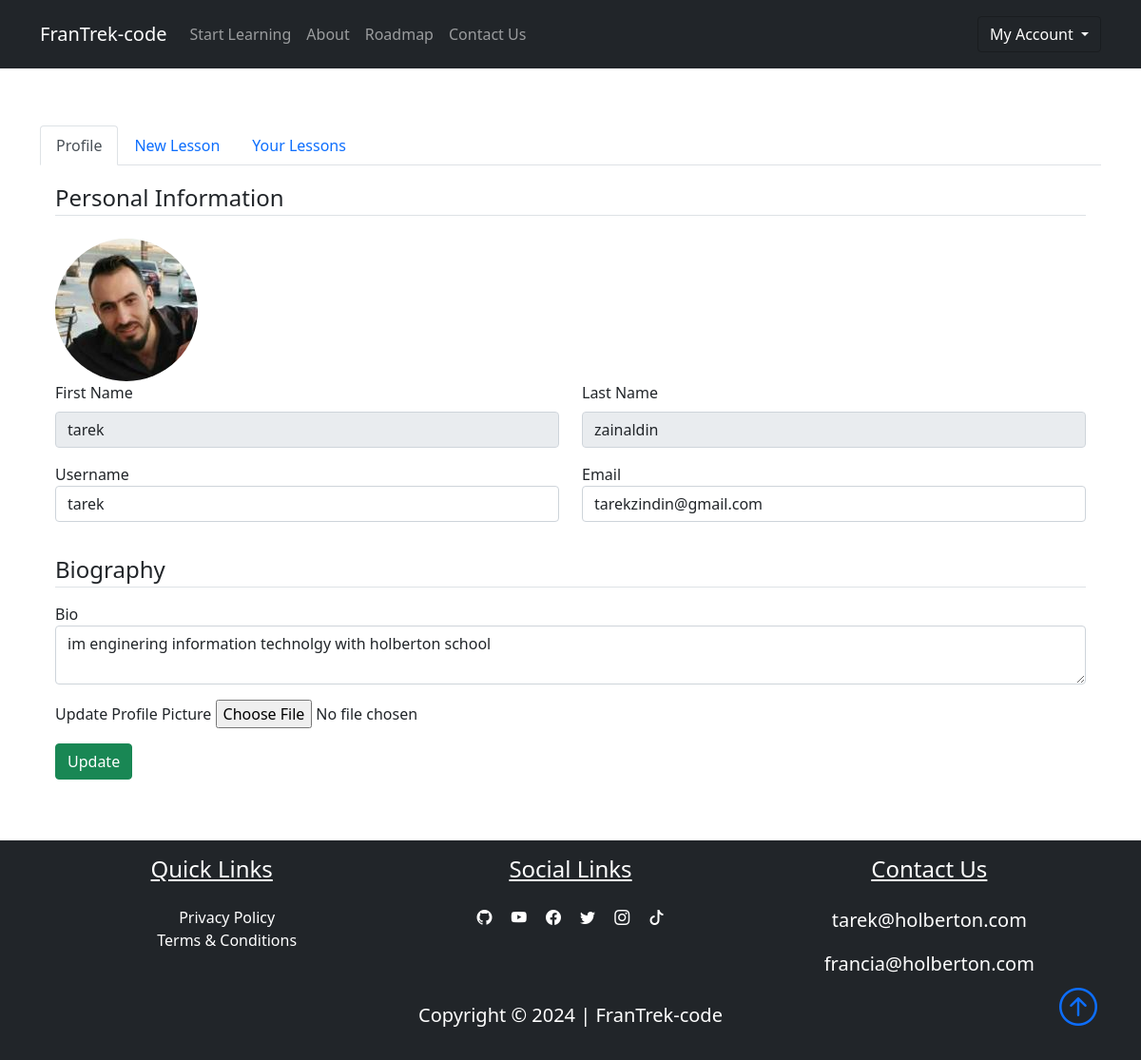
The app's page /dashboard/profile (signed in), older data.
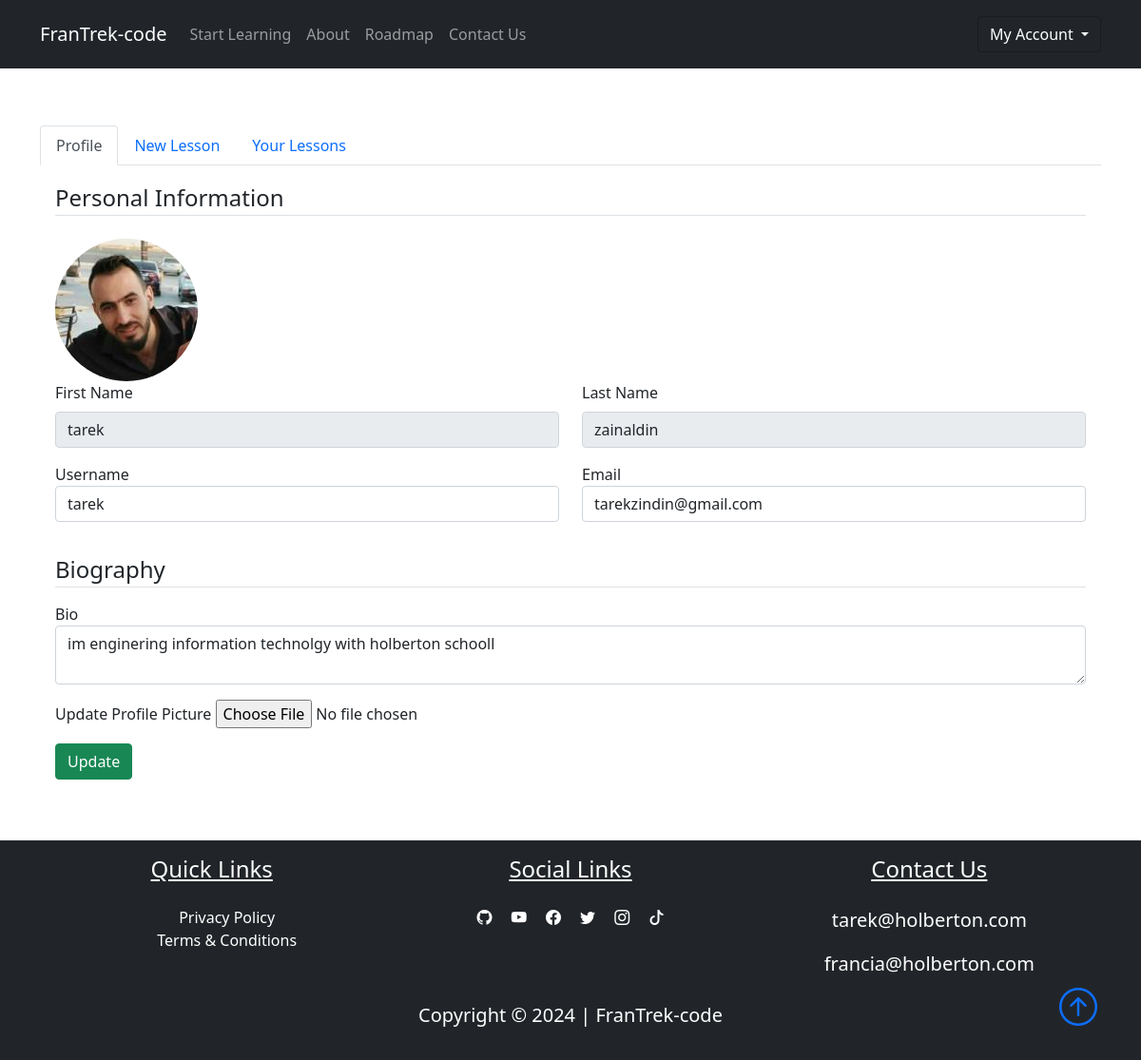
The same page, newer data.
### FranTrek/models.py (models this page shows, shortened)
class User(db.Model, UserMixin):
    id = db.Column(db.Integer, primary_key=True)
    fname = db.Column(db.String(25), nullable=False)
    lname = db.Column(db.String(25), nullable=False)
    username = db.Column(db.String(25), unique=True, nullable=False)
    email = db.Column(db.String(125), unique=True, nullable=False)
    image_file = db.Column(db.String(20), nullable=False, default="default.png")
    bio = db.Column(db.Text, nullable=True)
    password = db.Column(db.String(60), nullable=False)
    lessons = db.relationship("Lesson", backref="author", lazy=True)

### FranTrek/users/routes.py (the view)
@users.route("/dashboard/profile", methods=["GET", "POST"])
@login_required
def profile():
    profile_form = UpdateProfileForm()
    if profile_form.validate_on_submit():
        if profile_form.picture.data:
            picture_file = save_picture(
                profile_form.picture.data, "static/user_pics", output=(150, 150)
            )
            current_user.image_file = picture_file
        current_user.username = profile_form.username.data
        current_user.email = profile_form.email.data
        current_user.bio = profile_form.bio.data
        db.session.commit()
        flash("Your profile has been updated", "success")
        return redirect(url_for("users.profile"))
    elif request.method == "GET":
        profile_form.username.data = current_user.username
        profile_form.email.data = current_user.email
        profile_form.bio.data = current_user.bio
    image_file = url_for("static", filename=f"user_pics/{current_user.image_file}")
    return render_template(
        "profile.html",
        title="Profile",
        profile_form=profile_form,
        image_file=image_file,
        active_tab="profile",
    )

### FranTrek/users/forms.py (shortened to what this page needs)
class UpdateProfileForm(FlaskForm):
    username = StringField(
        "Username", validators=[DataRequired(), Length(min=2, max=25)]
    )
    email = StringField("Email", validators=[DataRequired(), Email()])
    bio = TextAreaField("Bio")
    picture = FileField(
        "Update Profile Picture", validators=[FileAllowed(["jpg", "png"])]
    )
    submit = SubmitField("Update")

### FranTrek/models.py (called while the page is built)
@login_manager.user_loader
def load_user(user_id):
    return User.query.get(int(user_id))

### FranTrek/templates/profile.html (shortened to what this page needs)
{% extends "dashboard.html"%}
{% block profile %}
<div class="{{'tab-pane show active fade p-3' if active_tab=='profile' else 'tab-pane fade p-3'}}" id="nav-profile"
    role="tabpanel" aria-labelledby="nav-profile-tab">
    <form action=" " method="POST" enctype="multipart/form-data">
        <fieldset class='form-group'>
            <legend class='border-bottom mb-4'>Personal Information</legend>
            <img class="rounded-circle user-img" src="{{image_file}}" alt="">
            <div class='form-group'>
                <div class="row mb-3">
                    <div class="col">
                        <label for="fname" class="form-label">First Name</label>
                        <input class="form-control" type="text" value="{{ current_user.fname}}" readonly>
                    </div>
                    <div class="col">
                        <label for="lname" class="form-label">Last Name</label>
                        <input class="form-control" type="text" value="{{ current_user.lname}}" readonly>
                    </div>
                </div>
                <div class="row mb-3">
                    <div class="col">
                        {{ profile_form.username.label(class='form-control-label')}}
                        {% if profile_form.username.errors%}
                        {{ profile_form.username(class='form-control form-control-lg is-invalid')}}
                        <div class="invalid-feedback">
                            {% for error in profile_form.username.errors %}
                            <span>{{error}}</span>
                            {% endfor %}
                        </div>
                        {% else %}
                        {{ profile_form.username(class='form-control form-control')}}
                        {% endif %}
                    </div>
                    <div class="col">
                        {{ profile_form.email.label(class='form-control-label')}}
                        {% if profile_form.email.errors%}
                        {{ profile_form.email(class='form-control form-control-lg is-invalid')}}
                        <div class="invalid-feedback">
                            {% for error in profile_form.email.errors %}
                            <span>{{error}}</span>
                            {% endfor %}
                        </div>
                        {% else %}
                        {{ profile_form.email(class='form-control form-control')}}
                        {% endif %}
                    </div>
                </div>
            </div>
        </fieldset>
        <fieldset>
            <legend class="border-bottom my-3">Biography</legend>
            <div class="form-group">
                <div class="my-3">
                    {{ profile_form.bio.label(class='form-control-label') }}
                    {{ profile_form.bio(class='form-control') }}
                </div>
                <div class="form-group mb-3">
                    {{ profile_form.picture.label}}
                    {{ profile_form.picture(class='form-control-file')}}
                </div>
                <div class="col-12">
                    <button class="btn btn-success" type="submit">Update</button>
                </div>
            </div>
        </fieldset>
    </form>
</div>
{% endblock profile %}

Row changes from the older to the newer data that the page shows:
changed User "tarek": bio "im enginering information technolgy with holberton school" → "im enginering information technolgy with holberton schooll"
